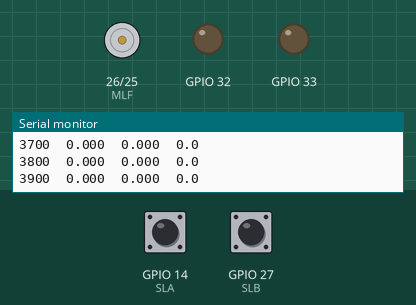
Recording of a sketch running on a simulated ESP32. Parts: motor-driver pin pairs drawn as motors (green arrow = first pin HIGH = forward, orange = second pin HIGH = backward, longer = more drive), output pins drawn as LEDs (lit = HIGH), the last lines printed to the serial monitor. Inputs (shaded band) come from the test bench; at power-on: GPIO 14 (SLA) HIGH, GPIO 27 (SLB) HIGH.

Above: at 5.0 s.
5.1 s: GPIO 14 (SLA) pulled LOW for 0.15 s
At 7.4 s:
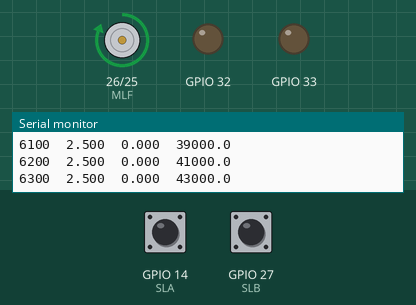
At 12.4 s:
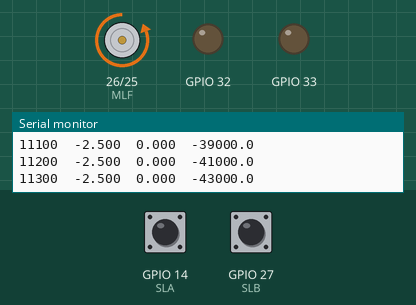
Timing chart, 0 to 17.2 s (numbered marks = the images above; inputs shaded):
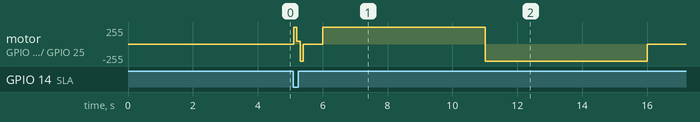

The sketch:

BF.ino
```cpp
/**
 * 5GE-IF4 & 5GEA-IF5
 * 左轮速度闭环控制程序 (PI控制器)
 * 版本: 2024.1
 * 日期: 2024年9月17日
 *
 * **程序目标:**
 * 本程序实现左轮的速度闭环控制:
 *   1. 使用PI控制器进行速度控制
 *   2. 阶跃设定点测试: 0 -> 2.5 rad/s -> -2.5 rad/s -> 0 (每5000ms)
 *   3. 通过串口发送数据: 设定点、测量速度、控制信号 (TSV格式)
 */

#include <stdio.h>
#include "freertos/FreeRTOS.h"
#include "freertos/task.h"
#include "freertos/semphr.h"
#include "sdkconfig.h"

// ==============================================================================
// 用户可修改参数
// ==============================================================================

#define PWM_FREQ 1000
#define PWM_RESOLUTION 15

// --- 编码器参数 ---
#define ENCODER_PPR 11  // 编码器每转脉冲数 (Pulses Per Revolution)
#define GEAR_RATIO 30   // 减速比
#define PULSES_PER_REV (ENCODER_PPR * GEAR_RATIO * 4)  // 四倍频

// --- 控制参数 ---
#define CONTROL_PERIOD_MS 100   // 控制周期 (毫秒)
#define STEP_PERIOD_MS 5000     // 阶跃变化周期 (毫秒)

// --- PI控制器参数 ---
// Kp和Ki需要根据实际情况调整
#define KP 6000.0f  // 比例增益 (可调整)
#define KI 8000.0f  // 积分增益 (可调整)
#define INTEGRAL_MAX 15000.0f  // 积分限幅，防止积分饱和

// --- 编码器引脚定义 ---
// 左侧编码器
const uint8_t SLA = 14; // 左侧编码器A相引脚
const uint8_t SLB = 27; // 左侧编码器B相引脚
// 右侧编码器 (保留但本程序暂不使用)
const uint8_t SRA = 35;
const uint8_t SRB = 34;

// --- 电机驱动器引脚定义 ---
// 左侧电机
const uint8_t MLF = 26; // 左侧电机前进
const uint8_t MLB = 25; // 左侧电机后退
// 右侧电机 (保留但本程序暂不使用)
const uint8_t MRF = 33;
const uint8_t MRB = 32;

// ==============================================================================
// 全局变量
// ==============================================================================

// PWM最大值
const uint32_t PWM_MAX = (1 << PWM_RESOLUTION) - 1;

// --- 编码器计数器 (使用volatile因为会在中断中修改) ---
volatile int32_t leftEncoderCount = 0;

// --- 编码器上一次状态 (用于四倍频解码) ---
volatile uint8_t lastLeftState = 0;

// --- 控制相关变量 ---
float desiredSpeedLeft = 0.0f;  // 左轮期望速度 (rad/s)
float measuredSpeedLeft = 0.0f; // 左轮测量速度 (rad/s)
float controlSignalLeft = 0.0f; // 左轮控制信号
float integralLeft = 0.0f;      // 左轮积分项

// 临界区保护用的自旋锁
portMUX_TYPE spinlock = portMUX_INITIALIZER_UNLOCKED;

// ==============================================================================
// 中断服务程序
// ==============================================================================

/**
 * @brief 左编码器A相中断处理函数
 * 使用四倍频解码方式
 */
void IRAM_ATTR leftEncoderISR_A() {
  uint8_t A = digitalRead(SLA);
  uint8_t B = digitalRead(SLB);
  uint8_t currentState = (A << 1) | B;

  int8_t direction = 0;
  switch (lastLeftState) {
    case 0b00:
      if (currentState == 0b01) direction = 1;
      else if (currentState == 0b10) direction = -1;
      break;
    case 0b01:
      if (currentState == 0b11) direction = 1;
      else if (currentState == 0b00) direction = -1;
      break;
    case 0b11:
      if (currentState == 0b10) direction = 1;
      else if (currentState == 0b01) direction = -1;
      break;
    case 0b10:
      if (currentState == 0b00) direction = 1;
      else if (currentState == 0b11) direction = -1;
      break;
  }

  leftEncoderCount += direction;
  lastLeftState = currentState;
}

/**
 * @brief 左编码器B相中断处理函数
 */
void IRAM_ATTR leftEncoderISR_B() {
  uint8_t A = digitalRead(SLA);
  uint8_t B = digitalRead(SLB);
  uint8_t currentState = (A << 1) | B;

  int8_t direction = 0;
  switch (lastLeftState) {
    case 0b00:
      if (currentState == 0b01) direction = 1;
      else if (currentState == 0b10) direction = -1;
      break;
    case 0b01:
      if (currentState == 0b11) direction = 1;
      else if (currentState == 0b00) direction = -1;
      break;
    case 0b11:
      if (currentState == 0b10) direction = 1;
      else if (currentState == 0b01) direction = -1;
      break;
    case 0b10:
      if (currentState == 0b00) direction = 1;
      else if (currentState == 0b11) direction = -1;
      break;
  }

  leftEncoderCount += direction;
  lastLeftState = currentState;
}

// ==============================================================================
// 电机控制函数
// ==============================================================================

/**
 * @brief 停止左电机
 */
void stopLeftMotor() {
  analogWrite(MLF, 0);
  analogWrite(MLB, 0);
}

/**
 * @brief 设置左电机PWM值
 * @param pwmValue PWM值，正值前进，负值后退
 */
void setLeftMotorPWM(int32_t pwmValue) {
  // 限幅
  if (pwmValue > (int32_t)PWM_MAX) pwmValue = PWM_MAX;
  if (pwmValue < -(int32_t)PWM_MAX) pwmValue = -PWM_MAX;

  if (pwmValue >= 0) {
    // 前进
    analogWrite(MLF, pwmValue);
    analogWrite(MLB, 0);
  } else {
    // 后退
    analogWrite(MLF, 0);
    analogWrite(MLB, -pwmValue);
  }
}

// ==============================================================================
// 编码器辅助函数
// ==============================================================================

/**
 * @brief 获取并重置左编码器计数
 * @return 从上次调用以来的脉冲数
 */
int32_t getAndResetLeftEncoder() {
  portENTER_CRITICAL(&spinlock);
  int32_t count = leftEncoderCount;
  leftEncoderCount = 0;
  portEXIT_CRITICAL(&spinlock);
  return count;
}

/**
 * @brief 计算角速度 (rad/s)
 * @param pulseCount 脉冲数
 * @param periodMs 测量周期 (毫秒)
 * @return 角速度 (rad/s)
 */
float calculateAngularVelocity(int32_t pulseCount, uint32_t periodMs) {
  float revolutions = (float)pulseCount / PULSES_PER_REV;
  float timeSeconds = (float)periodMs / 1000.0f;
  return (revolutions * 2.0f * PI) / timeSeconds;
}

// ==============================================================================
// 控制器函数
// ==============================================================================

/**
 * @brief PI控制器
 * @param setpoint 设定值
 * @param measured 测量值
 * @param integral 积分项指针
 * @param dt 控制周期 (秒)
 * @return 控制信号
 */
float piController(float setpoint, float measured, float *integral, float dt) {
  float error = setpoint - measured;

  // 更新积分项
  *integral += error * dt;

  // 积分限幅，防止积分饱和
  if (*integral > INTEGRAL_MAX) *integral = INTEGRAL_MAX;
  if (*integral < -INTEGRAL_MAX) *integral = -INTEGRAL_MAX;

  // PI控制器输出: u = Kp * e + Ki * ∫e dt
  return KP * error + KI * (*integral);
}

/**
 * @brief 重置积分项 (设定点变化时调用)
 */
void resetIntegral() {
  integralLeft = 0.0f;
}

// ==============================================================================
// 任务函数
// ==============================================================================

/**
 * @brief 速度控制任务 (左轮)
 * 实现PI控制器的闭环速度控制
 */
void speedControlTask(void *pvParameters) {
  Serial.println("Speed control task started (Left wheel only, PI controller)");
  Serial.println("Time(ms)\tSetpoint(rad/s)\tMeasured(rad/s)\tControl");

  TickType_t xLastWakeTime = xTaskGetTickCount();
  uint32_t elapsedTime = 0;

  // 阶跃设定点序列: 0 -> 2.5 -> -2.5 -> 0 (每5000ms变化)
  const float setpoints[] = {0.0f, 2.5f, -2.5f, 0.0f};
  const int numSetpoints = 4;
  int currentSetpointIndex = 0;
  uint32_t setpointChangeTime = 0;
  float lastSetpoint = 0.0f;

  // 控制周期 (秒)
  const float dt = CONTROL_PERIOD_MS / 1000.0f;

  // 总运行时间 = 4个阶跃 * 5000ms = 20000ms + 额外时间观察最后状态
  const uint32_t totalTimeMs = 22000;  // 22秒总时间

  while (elapsedTime < totalTimeMs) {
    // 等待下一个控制周期
    vTaskDelayUntil(&xLastWakeTime, pdMS_TO_TICKS(CONTROL_PERIOD_MS));
    elapsedTime += CONTROL_PERIOD_MS;

    // 检查是否需要更新设定点
    if (elapsedTime - setpointChangeTime >= STEP_PERIOD_MS &&
        currentSetpointIndex < numSetpoints - 1) {
      currentSetpointIndex++;
      setpointChangeTime = elapsedTime;
    }
    desiredSpeedLeft = setpoints[currentSetpointIndex];

    // 如果设定点发生变化，重置积分项
    if (desiredSpeedLeft != lastSetpoint) {
      resetIntegral();
      lastSetpoint = desiredSpeedLeft;
    }

    // 获取编码器计数并计算速度
    int32_t leftCount = getAndResetLeftEncoder();
    measuredSpeedLeft = calculateAngularVelocity(leftCount, CONTROL_PERIOD_MS);

    // PI控制器计算控制信号
    controlSignalLeft = piController(desiredSpeedLeft, measuredSpeedLeft, &integralLeft, dt);

    // 应用控制信号到电机
    setLeftMotorPWM((int32_t)controlSignalLeft);

    // 通过串口发送数据 (TSV格式: 时间 设定点 测量值 控制信号)
    Serial.print(elapsedTime);
    Serial.print("\t");
    Serial.print(desiredSpeedLeft, 3);
    Serial.print("\t");
    Serial.print(measuredSpeedLeft, 3);
    Serial.print("\t");
    Serial.println(controlSignalLeft, 1);
  }

  // 停止电机
  stopLeftMotor();
  Serial.println("Speed control completed");

  // 任务完成后删除自己
  vTaskDelete(NULL);
}

// ==============================================================================
// 支持函数
// ==============================================================================

/**
 * @brief 初始化PWM
 */
void init_motor_pwm(uint8_t pin) {
  ledcAttach(pin, PWM_FREQ, PWM_RESOLUTION);
  analogWrite(pin, 0);
}

/**
 * @brief 初始化编码器引脚并配置中断
 */
void init_encoder_with_interrupt(uint8_t pinA, uint8_t pinB,
                                  void (*isrA)(), void (*isrB)(),
                                  volatile uint8_t *lastState) {
  pinMode(pinA, INPUT_PULLUP);
  pinMode(pinB, INPUT_PULLUP);

  // 读取初始状态
  *lastState = (digitalRead(pinA) << 1) | digitalRead(pinB);

  // 配置中断 (双边沿触发)
  attachInterrupt(digitalPinToInterrupt(pinA), isrA, CHANGE);
  attachInterrupt(digitalPinToInterrupt(pinB), isrB, CHANGE);
}

// ==============================================================================
// Arduino核心函数
// ==============================================================================

void setup() {
  Serial.begin(115200);
  while (!Serial);
  Serial.println("Setup start: Left Wheel Speed Control (PI Controller)");

  // 初始化左电机PWM
  init_motor_pwm(MLF);
  init_motor_pwm(MLB);

  // 初始化右电机PWM (保持停止)
  init_motor_pwm(MRF);
  init_motor_pwm(MRB);

  // 初始化左编码器并配置中断
  init_encoder_with_interrupt(SLA, SLB, leftEncoderISR_A, leftEncoderISR_B, &lastLeftState);

  // 等待1秒让系统稳定
  delay(1000);

  // 创建速度控制任务
  xTaskCreate(
    speedControlTask,
    "SpeedControl",
    4096,
    NULL,
    2,  // 较高优先级
    NULL
  );

  Serial.println("Setup complete, control task created");

  // 挂起setup/loop任务
  TaskHandle_t setup_task = xTaskGetCurrentTaskHandle();
  vTaskSuspend(setup_task);
}

void loop() {
  // 不应该执行到这里
  Serial.println("loop function is running !!?? :-( ");
}
```
